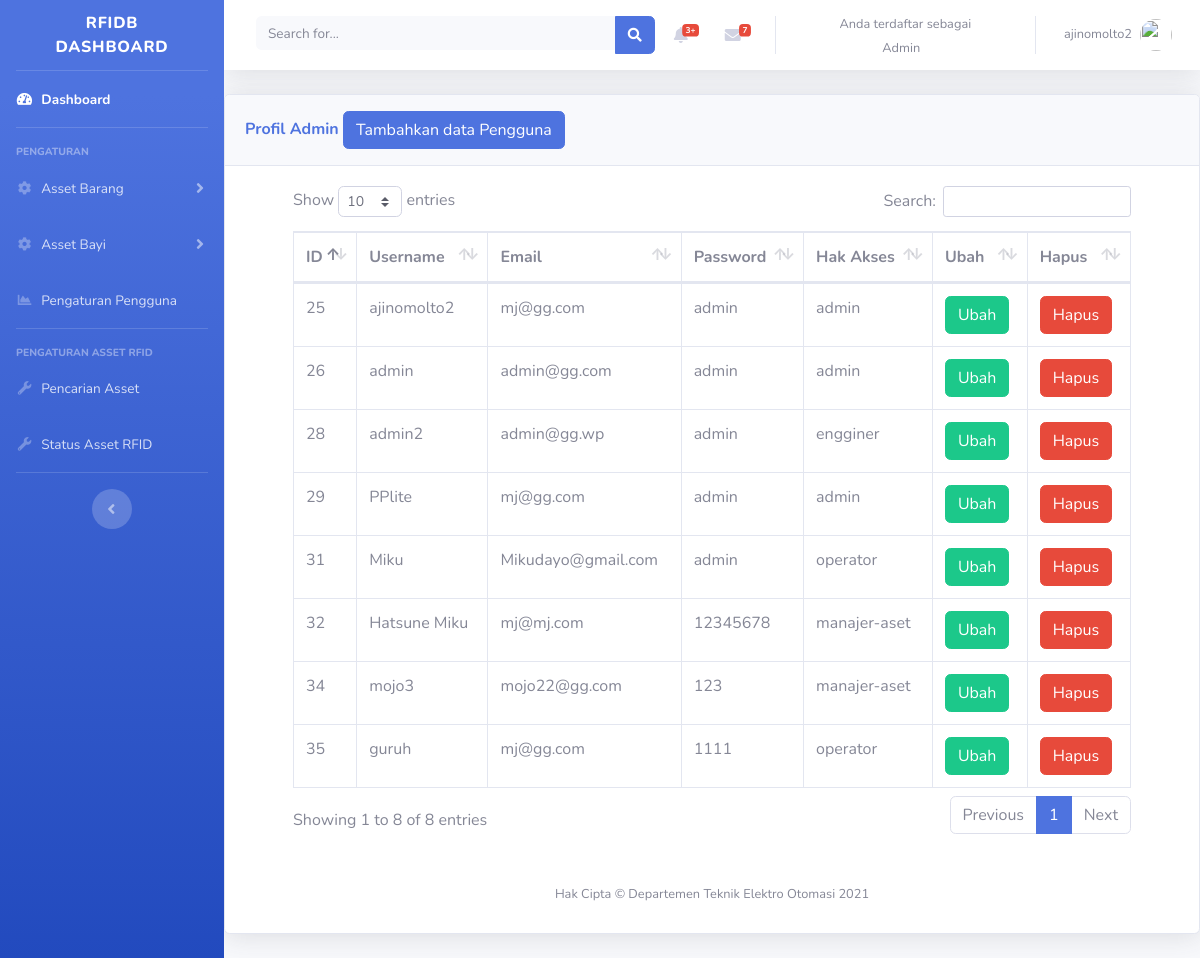
Page /admin/register.php (signed in) on the committed database.
### tables this page shows
CREATE TABLE `register` (
  `id` int(11) NOT NULL,
  `username` varchar(50) NOT NULL,
  `email` varchar(50) NOT NULL,
  `password` varchar(50) NOT NULL,
  `usertype` varchar(20) NOT NULL
);

### admin/register.php (the view, shortened to what this page needs)
<?php
include('includes/header.php');
include('includes/navbar.php');
include('database/dbconfig.php')
?>
<div class="card shadow mb-4">
  <div class="card-header py-3">
    <h6 class="m-0 font-weight-bold text-primary">Profil Admin
            <button type="button" class="btn btn-primary" data-toggle="modal" data-target="#addadminprofile">
              Tambahkan data Pengguna
            </button>
    </h6>
  </div>
<div class="container-fluid">
<div class="container-fluid">
<div class="card-body">
<div class="table-responsive">
    <?php
    $query = "SELECT * FROM register";
    $query_run = mysqli_query($connection, $query);
    ?>
      <table class="table table-bordered" id="tabelpengguna" width="100%" cellspacing="0">
        <thead>
          <tr>
            <th>ID </th>
            <th>Username</th>
            <th>Email</th>
            <th>Password</th>
            <th>Hak Akses</th>
            <th>Ubah</th>
            <th>Hapus</th>
          </tr>
        </thead>
        <tbody>
        <?php
        if(mysqli_num_rows($query_run) >0 )
        {
          while($row = mysqli_fetch_assoc($query_run))
          {
            ?>
          <tr>
          <td><?php echo $row['id']; ?></td>
            <td><?php echo $row['username']; ?></td>
            <td><?php echo $row['email']; ?></td>
            <td><?php echo $row['password']; ?></td>
            <td><?php echo $row['usertype']; ?></td>
            <td>
                      <button type="button" class="btn btn-success editbtn">Ubah</button>
            </td>
            <td>
                <button type="submit" name="delete_btn" class="btn btn-danger deletebtn">Hapus</button>
            </td>
            </div>
            <div class="container-fluid">
          <?php
          }
        }
        else {
          echo "Data tidak ditemukan";
        }
        ?>
    </div>
  </div>
</div>
</div>
<div class="container-fluid">
<div class="container-fluid">
<?php
include('includes/scripts.php');
include('includes/footer.php');
?>

### admin/includes/header.php (shortened to what this page needs)
<!DOCTYPE html>
<html lang="en">
<head>
  <link href="vendor/fontawesome-free/css/all.min.css" rel="stylesheet" type="text/css">
  <link href="css/sb-admin-2.min.css" rel="stylesheet">
</head>
<body id="page-top">
  <div id="wrapper">

### admin/includes/navbar.php (shortened to what this page needs)
   <ul class="navbar-nav bg-gradient-primary sidebar sidebar-dark accordion" id="accordionSidebar">
<a class="sidebar-brand d-flex align-items-center justify-content-center" href="index.php">
  <div class="sidebar-brand-text mx-3">RFIDB Dashboard</div>
</a>
<hr class="sidebar-divider my-0">
<li class="nav-item active">
  <a class="nav-link" href="index.php">
    <i class="fas fa-fw fa-tachometer-alt"></i>
    <span>Dashboard</span></a>
</li>
<hr class="sidebar-divider">
<div class="sidebar-heading">
  Pengaturan
</div>
<li class="nav-item">
  <a class="nav-link collapsed" href="#" data-toggle="collapse" data-target="#collapseTwo" aria-expanded="true" aria-controls="collapseTwo">
    <i class="fas fa-fw fa-cog"></i>
    <span>Asset Barang</span>
  </a>
</li>
<li class="nav-item">
  <a class="nav-link collapsed" href="#" data-toggle="collapse" data-target="#kolapsitem1" aria-expanded="true" aria-controls="kolapsitem1">
    <i class="fas fa-fw fa-cog"></i>
    <span>Asset Bayi</span>
  </a>
</li>
<li class="nav-item">
  <a class="nav-link" href="register.php">
    <i class="fas fa-fw fa-chart-area"></i>
    <span>Pengaturan Pengguna</span></a>
</li>
<hr class="sidebar-divider">
<div class="sidebar-heading">
  Pengaturan Asset RFID
</div>
<li class="nav-item">
  <a class="nav-link" href="baca-tag.php">
    <i class="fas fa-fw fa-wrench"></i>
    <span>Pencarian Asset</span></a>
</li>
<li class="nav-item">
  <a class="nav-link" href="status-asset.php">
    <i class="fas fa-fw fa-wrench"></i>
    <span>Status Asset RFID</span></a>
</li>
<hr class="sidebar-divider d-none d-md-block">
<div class="text-center d-none d-md-inline">
  <button class="rounded-circle border-0" id="sidebarToggle"></button>
</div>
</ul>
    <div id="content-wrapper" class="d-flex flex-column">
      <div id="content">
        <nav class="navbar navbar-expand navbar-light bg-white topbar mb-4 static-top shadow">
          <form class="d-none d-sm-inline-block form-inline mr-auto ml-md-3 my-2 my-md-0 mw-100 navbar-search">
            <div class="input-group">
              <input type="text" class="form-control bg-light border-0 small" placeholder="Search for..." aria-label="Search" aria-describedby="basic-addon2">
              <div class="input-group-append">
                <button class="btn btn-primary" type="button">
                  <i class="fas fa-search fa-sm"></i>
                </button>
              </div>
            </div>
          </form>
          <ul class="navbar-nav ml-auto">
            <li class="nav-item dropdown no-arrow mx-1">
              <a class="nav-link dropdown-toggle" href="#" id="alertsDropdown" role="button" data-toggle="dropdown" aria-haspopup="true" aria-expanded="false">
                <i class="fas fa-bell fa-fw"></i>
                <span class="badge badge-danger badge-counter">3+</span>
              </a>
            </li>
            <li class="nav-item dropdown no-arrow mx-1">
              <a class="nav-link dropdown-toggle" href="#" id="messagesDropdown" role="button" data-toggle="dropdown" aria-haspopup="true" aria-expanded="false">
                <i class="fas fa-envelope fa-fw"></i>
                <span class="badge badge-danger badge-counter">7</span>
              </a>
            </li>
          <div class="container my-auto">
          <div class="copyright text-center my-auto">
            <span span class="mr-2 d-none d-lg-inline text-gray-600 small">
            Anda terdaftar sebagai <?php echo $_SESSION['usertype']; ?>
            </span>
          </div>
        </div>
            <li class="nav-item dropdown no-arrow">
              <a class="nav-link dropdown-toggle" href="#" id="userDropdown" role="button" data-toggle="dropdown" aria-haspopup="true" aria-expanded="false">
                <span class="mr-2 d-none d-lg-inline text-gray-600 small">
              <?php
               echo $_SESSION['username'];
              ?>
                </span>
                <img class="img-profile rounded-circle" src="https://source.unsplash.com/QAB-WJcbgJk/60x60">
              </a>
            </li>
          </ul>
        </nav>

### admin/includes/scripts.php (shortened to what this page needs)
<link href="vendor/datatables/dataTables.bootstrap4.min.css" rel="stylesheet">
<link href="vendor/fontawesome-free/css/all.min.css" rel="stylesheet" type="text/css">

### admin/includes/footer.php
      <footer class="sticky-footer bg-white">
        <div class="container my-auto">
          <div class="copyright text-center my-auto">
            <span>Hak Cipta &copy; Departemen Teknik Elektro Otomasi 2021</span>
          </div>
        </div>
      </footer>
      </div>
      </div>
    </div>
</body>
</html>

### rows in the picture
register: id "25", username "ajinomolto2", email "mj@gg.com", password "admin", usertype "admin"
register: id "26", username "admin", email "admin@gg.com", password "admin", usertype "admin"
register: id "28", username "admin2", email "admin@gg.wp", password "admin", usertype "engginer"
register: id "29", username "PPlite", email "mj@gg.com", password "admin", usertype "admin"
register: id "31", username "Miku", email "Mikudayo@gmail.com", password "admin", usertype "operator"
register: id "32", username "Hatsune Miku", email "mj@mj.com", password "12345678", usertype "manajer-aset"
register: id "34", username "mojo3", email "mojo22@gg.com", password "123", usertype "manajer-aset"
register: id "35", username "guruh", email "mj@gg.com", password "1111", usertype "operator"

### other values in the picture
$_SESSION['usertype'] "Admin"
$_SESSION['username'] "ajinomolto2"
